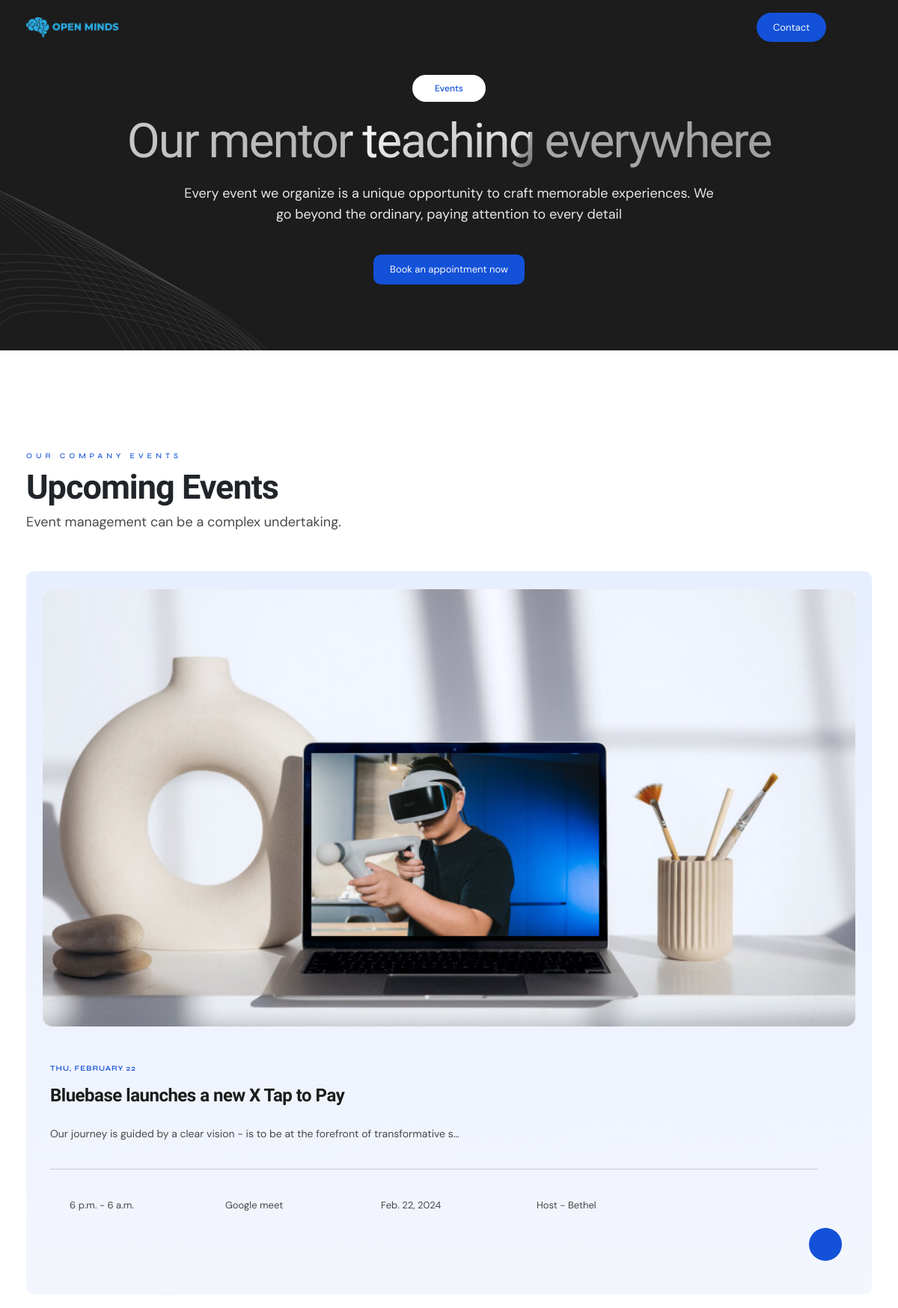
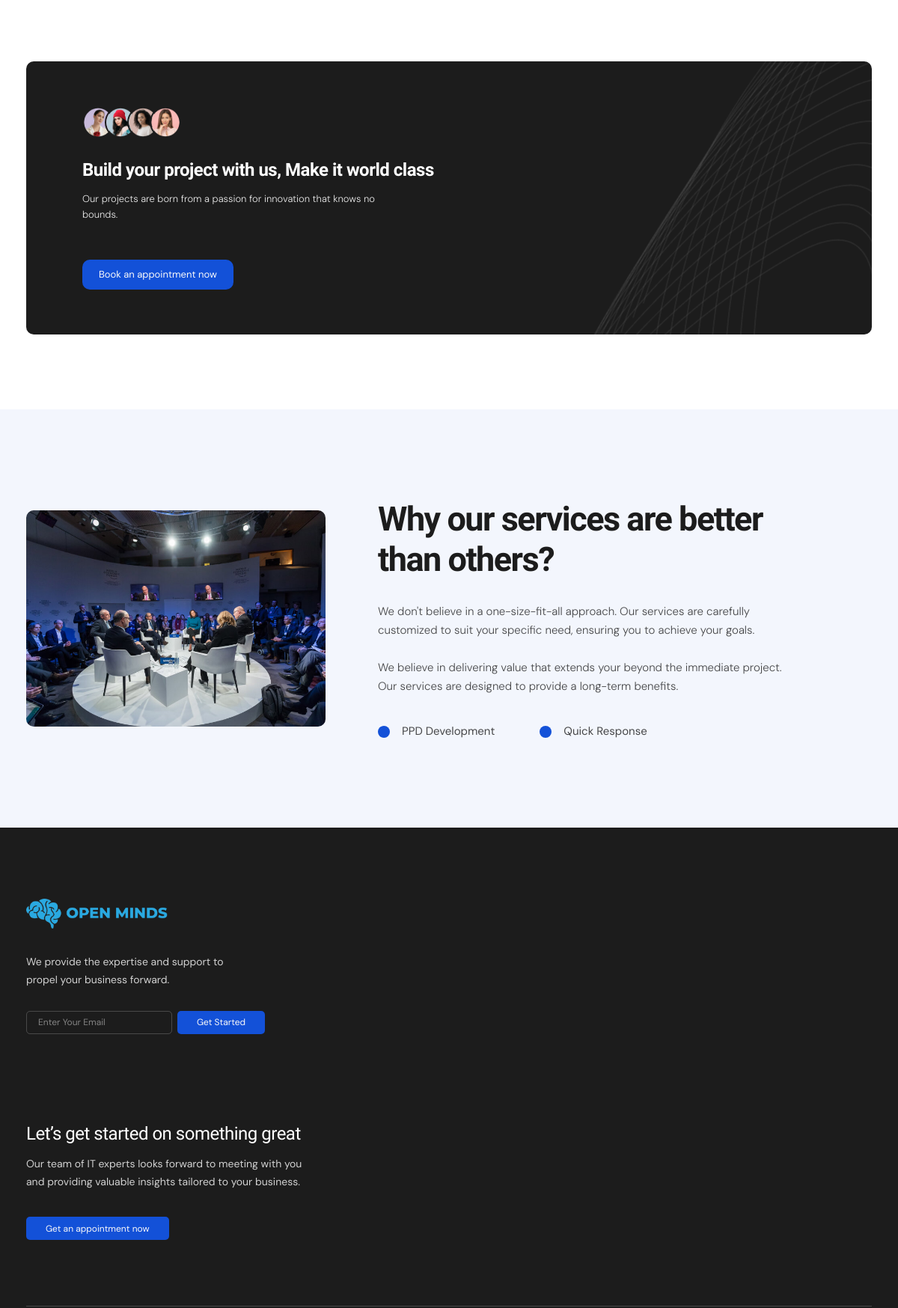
Screenshot of /events/ (upper part) with the database file from the repository (2 pictures, top to bottom).
### core/models.py (models this page shows, shortened)
class Event(models.Model):
    user = models.ForeignKey(User, on_delete=models.SET_NULL, null=True)
    eid = ShortUUIDField(unique=True, length=10, max_length=40, prefix="", alphabet="abcdefgh12345")
    event_title = models.CharField(max_length=100, default="event")
    event_discussion = models.CharField(max_length=150, default="")
    main_page_title = models.CharField(max_length=150, default="")
    image = models.ImageField(upload_to=user_directory_path, default="event-img.jpg")
    cover_image = models.ImageField(upload_to=user_directory_path, default="event-cover.jpg")
    description = models.TextField(null=True, blank=True, default="Case study ")
    host = models.CharField(max_length=30, default="event venue")
    start_time = models.TimeField(null=True, blank=True)
    end_time = models.TimeField(null=True, blank=True)
    event_link = models.URLField()
    venue_date = models.DateField(null=True, blank=True)
    venue = models.CharField(max_length=100,default="event venue")
    featured = models.BooleanField(default=False)
    date = models.DateTimeField(auto_now_add=True, null=True, blank=True)

### core/views.py (the view)
# urls.py: path('events/', event_view, name='events'),
def event_view(request):
    events = Event.objects.all()
    context = {
        "events": events,
    }
    return render(request, "core/event.html", context)

### templates/core/event.html (shortened to what this page needs)
{% extends "partials/base.html" %}
{% load static %}
{% block MainContent %}
        <section class="hero-service-wrap hero-section-wrap hero-career-wrap hero-event-wrap" >
            <div class="hero-section-content-wrap background-text-img">
                <img src="{% static 'assets/imgs/bg-shape-1.svg' %}" alt="Shape" class="animation-slide-left bg-shape" />
                <div class="custom-container">
                    <div class="hero-portfolio-body">
                        <div class="hero-section-content text-center">
                            <h5 class="section-subtitle">Events</h5>
                            <h1 class="section-title fade-in">Our mentor teaching everywhere</h1>
                            <p>Every event we organize is a unique opportunity to craft memorable experiences. We go <br>
                                beyond the ordinary, paying attention to every detail</p>
                            <a href="contact.html" class="theme-btn">Book an appointment now</a>
                        </div>
                    </div>
                </div>
            </div>
        </section>
        <section class="event-area">
            <div class="custom-container">
                <div class="section-header">
                    <h5 class="section-subtitle">OUR COMPANY EVENTS</h5>
                    <h1 class="section-title">Upcoming Events</h1>
                    <p>Event management can be a complex undertaking.</p>
                </div>
                <div class="news-items align-items-start">
                    {% for event in events %}
                    <div class="news-item event-card card-h">
                        <div class="news-img-box">
                            <img src="{{event.image.url}}" alt="Event"/>
                        </div>
                        <div class="news-item-body">
                            <h5 class="section-subtitle">{{event.venue_date|date:"D, F j"}}</h5>
                            <h1 class="section-title">
                                <a href="{% url "core:event-detail" event.eid %}">{{event.event_title}}</a>
                            </h1>
                            <p>{{event.description|truncatechars:"88"}}</p>
                            <ul>
                                <li>
                                    <i class="las la-clock"></i> {{event.start_time}} - {{event.end_time}}
                                </li>
                                <li>
                                    <i class="las la-map-marker"></i> {{event.venue}}
                                </li>
                                <li>
                                    <i class="las la-calendar"></i> {{event.venue_date}}
                                </li>
                                <li>
                                    <i class="las la-user"></i> Host - {{event.host}}
                                </li>
                            </ul>
                            <a href="event-single.html" class="theme-btn">
                            </a>
                        </div>
                    </div>
                    {% endfor %}
                </div>
            </div>
        </section>
        <section class="cta-area cta-area2">
            <div class="custom-container">
                <div class="cta-body text-center d-flex align-items-center justify-content-between">
                    <img src="{% static 'assets/imgs/bg-shape-12.png' %}" alt="Shape" class="animation-slide-right bg-shape"/>
                    <div class="left">
                        <div class="our-expert-team-box">
                            <div class="our-expert-team-box-inner d-flex align-items-center">
                                <div class="imgs d-flex align-items-center">
                                    <img src="{% static 'assets/imgs/small-img-4.png' %}" alt="team" />
                                    <img src="{% static 'assets/imgs/small-img-3.png' %}" alt="team" />
                                    <img src="{% static 'assets/imgs/small-img-2.png' %}" alt="team" />
                                    <img src="{% static 'assets/imgs/small-img-1.png' %}" alt="team" />
                                </div>
                            </div>
                        </div>
                        <h2>Build your project with us, Make it world class</h2>
                        <p>Our projects are born from a passion for innovation that knows no bounds.</p>
                    </div>
                    <a href="contact.html" class="theme-btn">Book an appointment now</a>
                </div>
            </div>
        </section>
        <section class="about-service3-area about-service5-area">
            <div class="custom-container">
                <div class="custom-row align-items-center">
                    <div class="img-box">
                        <img src="{% static 'assets/imgs/about-service-5.jpg' %}" alt="About" />
                    </div>
                    <div class="content-box">
                        <h1>Why our services are <br>
                            better than others?</h1>
                        <p>We don't believe in a one-size-fit-all approach. Our services are carefully customized to suit your specific need, ensuring you to achieve your goals.</p>
                        <p>We believe in delivering value that extends  your beyond the immediate project. Our services are designed to provide a long-term benefits.</p>
                        <ul>
                            <li>
                                <i class="las la-check"></i> PPD Development
                            </li>
                            <li>
                                <i class="las la-check"></i> Quick Response
                            </li>
                        </ul>
                    </div>
                </div>
            </div>
        </section>
    {% endblock MainContent %}

### rows the page displays
Event: image (picture), venue_date "THU, FEBRUARY 22", event_title "Bluebase launches a new X Tap to Pay", description "Our journey is guided by a clear vision - is to be at the forefront of transformative s…", start_time "6 p.m.", end_time "6 a.m.", venue "Google meet", venue_date "Feb. 22, 2024", host "Bethel"
